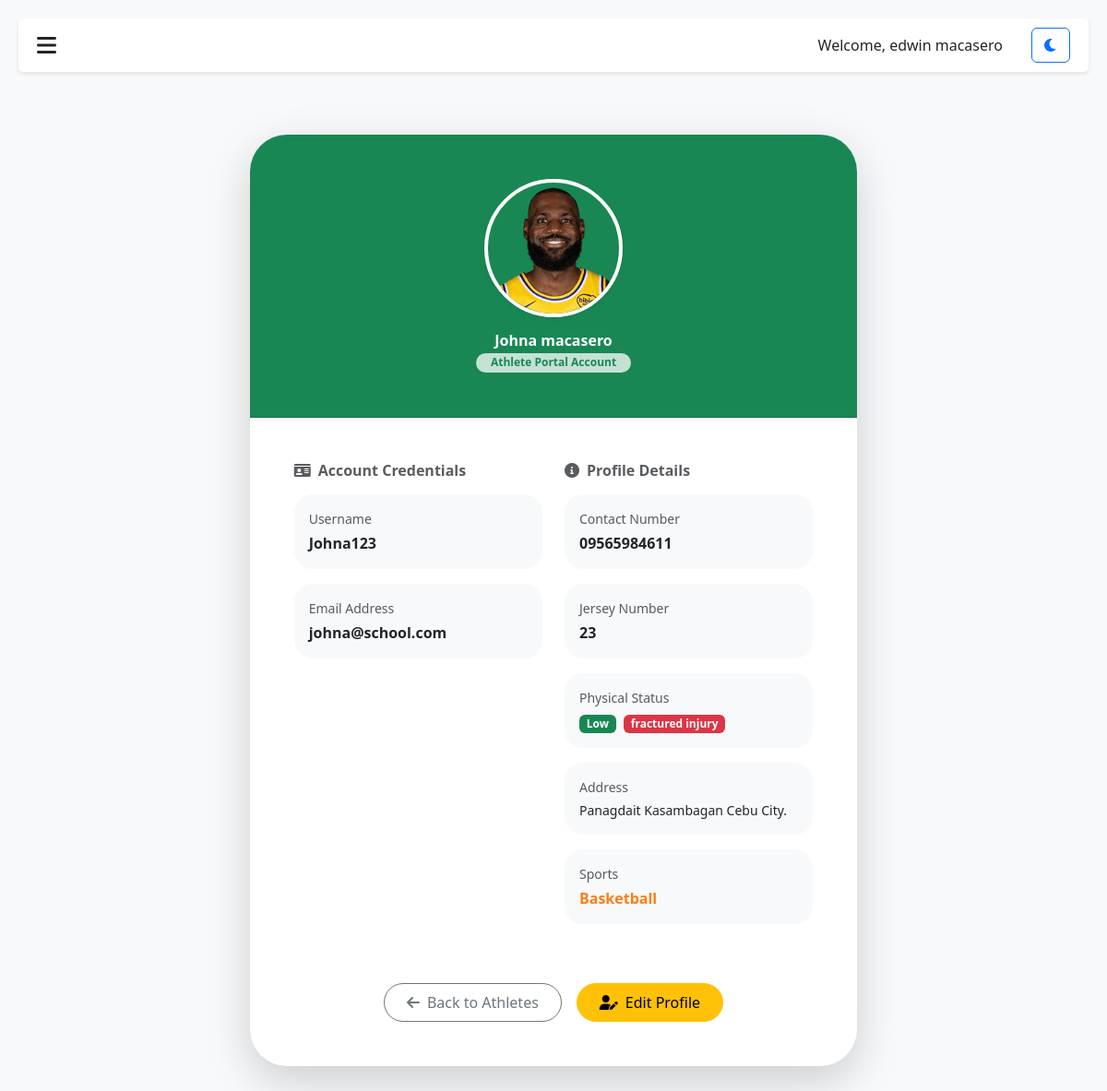
The page /athletes/admin/athlete/5/ (signed in) on the database its author committed.
### management/models.py (models this page shows, shortened)
class Athlete(models.Model):
    user = models.OneToOneField(User, on_delete=models.CASCADE)
    profile_picture = models.ImageField(upload_to='profile_pics/', null=True, blank=True)
    contact_number = models.CharField(max_length=15)
    address = models.TextField()
    weight = models.DecimalField(max_digits=5, decimal_places=2, null=True, blank=True, help_text="Weight in kg")
    height = models.DecimalField(max_digits=5, decimal_places=2, null=True, blank=True, help_text="Height in cm")
    endurance_level = models.CharField(max_length=50, default='Medium', choices=[('Low', 'Low'), ('Medium', 'Medium'), ('High', 'High'), ('Elite', 'Elite')])
    injury_status = models.CharField(max_length=100, default='None', help_text="Current injury or 'None'")
    sports = models.TextField(null=True, blank=True, help_text="Comma-separated list of sports")
    jersey_number = models.CharField(max_length=10, null=True, blank=True, default='#--')
    position = models.CharField(max_length=50, null=True, blank=True, default='Player')
    grade_level = models.CharField(max_length=50, null=True, blank=True, default='Active')
    plain_password = models.CharField(max_length=128, null=True, blank=True, help_text="Plain text password (Admin access only)")

### management/views.py (the view)
# urls.py: path('admin/athlete/<int:pk>/', views.athlete_detail, name='athlete_detail'),
@login_required
def athlete_detail(request, pk):
    is_coach = Coach.objects.filter(user=request.user).exists()
    if not request.user.is_superuser and not is_coach:
        return redirect('home')
    athlete = get_object_or_404(Athlete, pk=pk)
    if is_coach:
        coach = Coach.objects.get(user=request.user)
        coach_sports = coach.sports.split(',') if coach.sports else []
        athlete_sports = athlete.sports.split(',') if athlete.sports else []
        if not any(sport in coach_sports for sport in athlete_sports):
            messages.error(request, "You do not have permission to view athletes from other sports.")
            return redirect('management:dashboard')
    return render(request, 'management/athlete_detail.html', {'athlete': athlete})

### management/context_processors.py (called while the page is built)
def unread_notifications(request):
    if not request.user.is_authenticated:
        return {}
    counts = {
        'total': 0,
        'chat': Message.objects.filter(receiver=request.user, is_read=False).count(),
        'payment': 0,
        'session': 0,
        'evaluation': 0,
        'incident': 0,
        'goal': 0,
        'system': 0,
    }
    notifications = Notification.objects.filter(recipient=request.user, is_read=False)
    for n in notifications:
        n_type = n.notification_type.lower()
        if n_type in counts:
            counts[n_type] += 1
        else:
            counts['system'] += 1
    counts['total'] = sum(v for k, v in counts.items() if k != 'total')
    return {'unread_counts': counts}

### management/templates/management/athlete_detail.html (shortened to what this page needs)
{% extends 'base.html' %}
{% block content %}
<div class="container py-5">
    <div class="row justify-content-center">
        <div class="col-md-8">
            <div class="card border-0 shadow-lg rounded-5 overflow-hidden">
                <div class="card-header bg-success text-white py-5">
                    <div class="d-flex flex-column align-items-center justify-content-center text-center">
                        {% if athlete.profile_picture %}
                            <img src="{{ athlete.profile_picture.url }}" class="rounded-circle border border-4 border-white shadow-sm mb-3" style="width: 150px; height: 150px; min-width: 150px; min-height: 150px; object-fit: cover;">
                        {% else %}
                            <div class="rounded-circle bg-white text-success d-flex align-items-center justify-content-center mx-auto shadow-sm mb-3" style="width: 150px; height: 150px; min-width: 150px; min-height: 150px;">
                                <i class="fas fa-user fa-4x"></i>
                            </div>
                        {% endif %}
                        <div class="w-100 px-3">
                            <h2 class="fw-bold mb-1 text-truncate">{{ athlete.user.get_full_name|default:athlete.user.username }}</h2>
                            <div class="d-flex align-items-center justify-content-center gap-2 opacity-75">
                                <span class="badge bg-white text-success rounded-pill px-3">Athlete Portal Account</span>
                            </div>
                        </div>
                    </div>
                </div>
                <div class="card-body p-5">
                    <div class="row g-4">
                        <div class="col-md-6">
                            <h5 class="fw-bold text-muted mb-3"><i class="fas fa-id-card me-2"></i>Account Credentials</h5>
                            <div class="p-3 bg-light rounded-4 mb-3">
                                <div class="small text-muted mb-1">Username</div>
                                <div class="fw-bold text-dark">{{ athlete.user.username }}</div>
                            </div>
                            <div class="p-3 bg-light rounded-4 mb-3">
                                <div class="small text-muted mb-1">Email Address</div>
                                <div class="fw-bold text-dark">{{ athlete.user.email|default:"Not provided" }}</div>
                            </div>
                        </div>
                        <div class="col-md-6">
                            <h5 class="fw-bold text-muted mb-3"><i class="fas fa-info-circle me-2"></i>Profile Details</h5>
                            <div class="p-3 bg-light rounded-4 mb-3">
                                <div class="small text-muted mb-1">Contact Number</div>
                                <div class="fw-bold text-dark">{{ athlete.contact_number }}</div>
                            </div>
                            <div class="p-3 bg-light rounded-4 mb-3">
                                <div class="small text-muted mb-1">Jersey Number</div>
                                <div class="fw-bold text-dark">{{ athlete.jersey_number|default:"#--" }}</div>
                            </div>
                            <div class="p-3 bg-light rounded-4 mb-3">
                                <div class="small text-muted mb-1">Physical Status</div>
                                <div class="fw-bold text-dark">
                                    <span class="badge bg-success me-1">{{ athlete.endurance_level }}</span>
                                    {% if athlete.injury_status != 'None' %}
                                        <span class="badge bg-danger">{{ athlete.injury_status }}</span>
                                    {% endif %}
                                </div>
                            </div>
                            <div class="p-3 bg-light rounded-4 mb-3">
                                <div class="small text-muted mb-1">Address</div>
                                <div class="small text-dark">{{ athlete.address }}</div>
                            </div>
                            <div class="p-3 bg-light rounded-4 mb-3">
                                <div class="small text-muted mb-1">Sports</div>
                                <div class="fw-bold text-dark">
                                    {% if athlete.sports %}
                                        <div class="d-flex flex-wrap gap-2 mt-1">
                                            {% if 'Basketball' in athlete.sports %}
                                                <span class="text-orange fw-bold">Basketball</span>
                                            {% endif %}
                                        </div>
                                    {% else %}
                                        <span class="text-muted small">None selected</span>
                                    {% endif %}
                                </div>
                            </div>
                        </div>
                    </div>
                    <div class="mt-5 d-flex justify-content-center gap-3">
                        <a href="{% url 'management:athlete_list' %}" class="btn btn-outline-secondary rounded-pill px-4 py-2">
                            <i class="fas fa-arrow-left me-2"></i>Back to Athletes
                        </a>
                        <a href="{% url 'management:athlete_update' athlete.pk %}" class="btn btn-warning rounded-pill px-4 py-2">
                            <i class="fas fa-user-edit me-2"></i>Edit Profile
                        </a>
                    </div>
                </div>
            </div>
        </div>
    </div>
</div>
{% endblock %}

### management/templates/base.html (shortened to what this page needs)
{% load django_bootstrap5 %}
{% load static %}
<!DOCTYPE html>
<html lang="en">
<head>
    {% bootstrap_css %}
    <link rel="stylesheet" href="https://cdnjs.cloudflare.com/ajax/libs/font-awesome/6.0.0/css/all.min.css">
    <link rel="stylesheet" href="{% static 'management/css/dark_mode.css' %}">
    <script src="https://cdn.tailwindcss.com"></script>
</head>
<body>
    <div class="main-content" id="main-content">
        <div class="header">
            {% if user.is_authenticated %}
                <div class="d-flex align-items-center">
                    {% if portal_type == 'athlete' or is_athlete %}
                        <button id="athleteBurgerMenu" type="button" aria-label="Open menu" aria-expanded="false" aria-controls="athleteDrawerContent" class="p-2.5 rounded-xl bg-slate-100 dark:bg-slate-800 text-slate-600 dark:text-slate-400 border border-slate-200/90 dark:border-white/10 shadow-sm hover:bg-slate-200 dark:hover:bg-slate-700 transition-all focus:outline-none focus:ring-2 focus:ring-blue-500/40">
                            <i data-lucide="menu" class="w-6 h-6" aria-hidden="true"></i>
                        </button>
                    {% else %}
                        <button id="sidebar-toggle"><i class="fas fa-bars"></i></button>
                    {% endif %}
                </div>
            {% endif %}
            <div class="user-info">
                {% if user.is_authenticated %}
                    {% if in_portal %}
                        {% if portal_type == 'coach' and is_coach_dashboard %}
                            <div class="flex items-center gap-3 bg-slate-100 dark:bg-slate-800 p-1.5 pr-4 rounded-full border border-slate-200 dark:border-slate-700 cursor-pointer hover:bg-slate-200 dark:hover:bg-slate-700 transition-all" id="coachProfileTrigger">
                                {% if user.coach.profile_picture %}
                                    <img src="{{ user.coach.profile_picture.url }}" class="w-10 h-10 rounded-full object-cover border-2 border-brand" alt="Coach Profile">
                                {% else %}
                                    <div class="w-10 h-10 rounded-full bg-brand/10 flex items-center justify-center border-2 border-brand">
                                        <i data-lucide="user" class="w-5 h-5 text-brand"></i>
                                    </div>
                                {% endif %}
                                <div class="hidden sm:block">
                                    <p class="text-[11px] font-black text-slate-900 dark:text-white uppercase leading-none">{{ user.get_full_name|default:user.username }}</p>
                                    <p class="text-[9px] font-bold text-brand uppercase tracking-widest mt-0.5">HEAD COACH</p>
                                </div>
                            </div>
                        {% elif portal_type == 'admin' or is_athlete or portal_type == 'coach' %}
                            <span>Welcome, {{ user.get_full_name|default:user.username }}</span>
                            <form id="logout-form" action="{% url 'logout' %}" method="post" style="display: inline;">
                                {% csrf_token %}
                                <button type="submit" class="btn btn-sm btn-outline-danger ms-2"><i class="fas fa-sign-out-alt me-1"></i>Logout</button>
                            </form>
                        {% endif %}
                    {% else %}
                        <span>Welcome, {{ user.get_full_name|default:user.username }}</span>
                    {% endif %}
                {% endif %}
                <button id="dark-mode-toggle" class="btn btn-outline-primary ms-3"><i class="fas fa-moon"></i></button>
            </div>
        </div>
        <div class="container-fluid">
            {% block content %}
            {% endblock %}
        </div>
    </div>
</body>
</html>

### management/templates/base.html (style rules this page uses)
body { display: flex; min-height: 100vh; background-color: #f8f9fa; }
.main-content { margin-left: 0; padding: 20px; width: 100%; transition: margin-left 0.3s; }
.header { display: flex; justify-content: space-between; align-items: center; background-color: white; padding: 10px 20px; border-radius: 5px; margin-bottom: 20px; box-shadow: 0 2px 4px rgba(0,0,0,0.1); }
#sidebar-toggle { background: none; border: none; font-size: 24px; cursor: pointer; }
.user-info { display: flex; align-items: center; }
.user-info span { margin-right: 15px; }
#dark-mode-toggle { margin-left: 15px; }

### management/templates/management/athlete_detail.html (style rules this page uses)
.rounded-5 { border-radius: 2.5rem !important; }
.rounded-4 { border-radius: 1.25rem !important; }
.bg-light { background-color: #f8f9fa !important; }
.text-orange { color: #fd7e14 !important; }
.text-success { color: #198754 !important; }

### rows shown on the page
Athlete: profile_picture (picture), user.get_full_name "Johna macasero", user.username "Johna123", user.email "johna@school.com", contact_number "09565984611", jersey_number "23", endurance_level "Low", injury_status "fractured injury", address "Panagdait Kasambagan Cebu City."

### other values the page prints
{{ user.get_full_name|default:user.username }} "edwin macasero"
